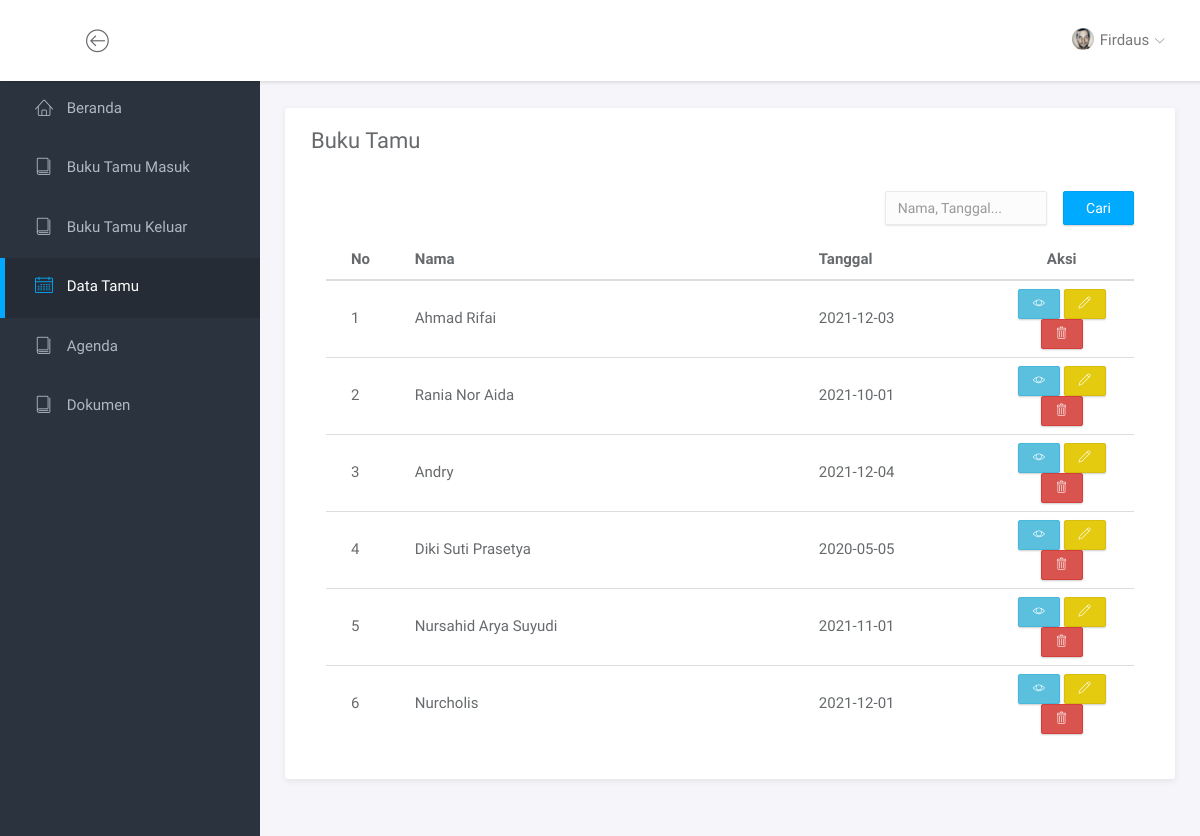
Page /index.php?page=data_tamu (signed in) on the committed database.
### tables this page shows
CREATE TABLE `tabel_buku_tamu` (
    id_tamu INT NOT NULL AUTO_INCREMENT,
    id_user INT NOT NULL,
    id_ruangan INT NOT NULL,
    nomor_identitas VARCHAR(255) NOT NULL,
    nama VARCHAR(255) NOT NULL,
    tanggal DATE NOT NULL,
    jam_masuk TIME NOT NULL,
    jam_keluar TIME NULL,
    alamat VARCHAR(255) NOT NULL,
    nomor_handphone VARCHAR(15) NOT NULL,
    keperluan VARCHAR(255) NOT NULL,
    status_kunjungan ENUM('SEDANG BERKUNJUNG', 'TELAH BERKUNJUNG') NOT NULL,
    kesan_kunjungan TEXT NOT NULL,
    PRIMARY KEY (id_tamu),
    FOREIGN KEY (id_user) REFERENCES tabel_user (id_user),
    FOREIGN KEY (id_ruangan) REFERENCES tabel_ruangan (id_ruangan)
);

### halaman_tampil_data/halaman_data_tamu.php (the view, shortened to what this page needs)
<div class="main">
    <div class="main-content">
        <div class="container-fluid">
            <div class="panel panel-headline">
                <div class="panel-heading">
                    <h3 class="panel-title">Buku Tamu</h3>
                </div>
                <div class="panel-body">
                    <div class="col-md-8">
                    </div>
                    <div class="col-md-4">
                        <form action="" method="POST" style="display: flex; justify-content: end;">
                            <input type="text" name="keyword" placeholder="Nama, Tanggal..." class="form-control" value="<?= isset($_POST['keyword']) ? $_POST['keyword'] : ""; ?>" style="margin-right: 16px;">
                            <button type="submit" name="submit" class="btn btn-primary">Cari</button>
                        </form>
                    </div>
                    <div class="col-md-12" style="margin-top: 16px;">
                        <table class="table table-hover">
                            <thead>
                                <tr>
                                    <th class="col-md-1">No</th>
                                    <th class="col-md-5">Nama</th>
                                    <th class="col-md-2">Tanggal</th>
                                    <th class="col-md-2 text-center">Aksi</th>
                                </tr>
                            </thead>
                            <tbody>
                                <?php
                                require_once "database/koneksi.php";
                                $keyword = isset($_POST['keyword']) ? $_POST['keyword'] : "";
                                $batas = 50;
                                $halaman = isset($_GET['halaman']) ? (int)$_GET['halaman'] : 1;
                                $halaman_awal = ($halaman > 1) ? ($halaman * $batas) - $batas : 0;
                                $data_tamu = $mysqli->query("SELECT * FROM view_buku_tamu WHERE (nama LIKE '%$keyword%' OR tanggal LIKE '%$keyword%') AND status_kunjungan='TELAH BERKUNJUNG' ORDER BY id_tamu DESC LIMIT $halaman_awal, $batas");
                                $no = 1;
                                ?>
                                <?php while ($row = $data_tamu->fetch_assoc()) : ?>
                                    <tr>
                                        <td style="vertical-align: middle;"><?= $no++; ?></td>
                                        <td style="vertical-align: middle;"><?= $row['nama']; ?></td>
                                        <td style="vertical-align: middle;"><?= $row['tanggal']; ?></td>
                                        <td class="text-center">
                                            <a href="index.php?page=detail_tamu&id_tamu=<?= $row['id_tamu']; ?>" class="btn btn-info btn-xs"><span class="lnr lnr-eye"></span></a>
                                            <a href="index.php?page=edit_tamu&id_tamu=<?= $row['id_tamu']; ?>" class="btn btn-warning btn-xs"><span class="lnr lnr-pencil"></span></a>
                                            <a href="index.php?page=delete_tamu&id_tamu=<?= $row['id_tamu']; ?>" class="btn btn-danger btn-xs" onclick="return confirm('Yakin ingin menghapus data ini?')"><span class="lnr lnr-trash"></span></a>
                                        </td>
                                    </tr>
                                <?php endwhile; ?>
                            </tbody>
                        </table>
                    </div>
                    <div class="col-md-12" style="display: flex; justify-content: end;">
                    </div>
                </div>
            </div>
        </div>
    </div>
</div>

### templates/header.php (shortened to what this page needs)
<!doctype html>
<html lang="en">
<head>
	<link rel="stylesheet" href="assets/vendor/bootstrap/css/bootstrap.min.css">
	<link rel="stylesheet" href="assets/vendor/font-awesome/css/font-awesome.min.css">
	<link rel="stylesheet" href="assets/vendor/linearicons/style.css">
	<link rel="stylesheet" href="assets/vendor/chartist/css/chartist-custom.css">
	<link rel="stylesheet" href="assets/css/main.css">
	<link rel="stylesheet" href="assets/css/demo.css">
</head>
<body>
	<div id="wrapper">

### index.php (shortened to what this page needs)
<?php
include_once "templates/header.php";
if (isset($_SESSION['id_user'])) {
    include_once "templates/navbar.php";
    if ($_SESSION['status'] == 'ADMIN') include_once "templates/sidebar/sidebar_admin.php";
    else if ($_SESSION['status'] == 'PETUGAS') include_once "templates/sidebar/sidebar_petugas.php";
    else if ($_SESSION['status'] == 'SEKOLAH') include_once "templates/sidebar/sidebar_sekolah.php";
    if (isset($_GET['page'])) {
        switch ($_GET['page']) {
            case "data_tamu":
                include_once "halaman_tampil_data/halaman_data_tamu.php";
                break;
        }
    } else include_once "beranda.php";
} else include_once "halaman_auth/halaman_login.php";
include_once "templates/footer.php";

### templates/navbar.php (shortened to what this page needs)
<nav class="navbar navbar-default navbar-fixed-top">
    <div class="brand">
    </div>
    <div class="container-fluid">
        <div class="navbar-btn">
            <button type="button" class="btn-toggle-fullwidth"><i class="lnr lnr-arrow-left-circle"></i></button>
        </div>
        <div id="navbar-menu">
            <ul class="nav navbar-nav navbar-right">
                <li class="dropdown">
                    <a href="#" class="dropdown-toggle" data-toggle="dropdown"><img src="assets/img/user.png" class="img-circle" alt="Avatar"> <span><?= $_SESSION['nama']; ?></span> <i class="icon-submenu lnr lnr-chevron-down"></i></a>
                </li>
            </ul>
        </div>
    </div>
</nav>

### templates/sidebar/sidebar_petugas.php
<div id="sidebar-nav" class="sidebar">
    <div class="sidebar-scroll">
        <nav>
            <ul class="nav">
                <li><a href="index.php" class="<?= isset($_GET['page']) ? (($_GET['page'] == "") ? "active" : "")  : "active" ?>"><i class="lnr lnr-home"></i> <span>Beranda</span></a></li>
                <li><a href="index.php?page=buku_tamu_masuk" class="<?= isset($_GET['page']) ? (($_GET['page'] == "buku_tamu_masuk") ? "active" : "")  : "" ?>"><i class="lnr lnr-book"></i> <span>Buku Tamu Masuk</span></a></li>
                <li><a href="index.php?page=buku_tamu_keluar" class="<?= isset($_GET['page']) ? (($_GET['page'] == "buku_tamu_keluar") ? "active" : "")  : "" ?>"><i class="lnr lnr-book"></i> <span>Buku Tamu Keluar</span></a></li>
                <li>
                    <a href="index.php?page=data_tamu" class="
							<?php
                            if (isset($_GET['page'])) {
                                if ($_GET['page'] == "data_tamu") echo "active";
                                else if ($_GET['page'] == "detail_tamu") echo "active";
                                else if ($_GET['page'] == "edit_tamu") echo "active";
                            }
                            ?>"><i class="lnr lnr-calendar-full"></i> <span>Data Tamu</span></a>
                </li>
                <li><a href="index.php?page=data_agenda" class="
                            <?php
                            if (isset($_GET['page'])) {
                                if ($_GET['page'] == "data_agenda") echo "active";
                                else if ($_GET['page'] == "tambah_agenda") echo "active";
                                else if ($_GET['page'] == "edit_agenda") echo "active";
                            }
                            ?>"><i class="lnr lnr-book"></i> <span>Agenda</span></a></li>
                <li><a href="index.php?page=data_dokumen" class="
                            <?php
                            if (isset($_GET['page'])) {
                                if ($_GET['page'] == "data_dokumen") echo "active";
                                else if ($_GET['page'] == "tambah_dokumen") echo "active";
                                else if ($_GET['page'] == "edit_dokumen") echo "active";
                            }
                            ?>"><i class="lnr lnr-book"></i> <span>Dokumen</span></a></li>
            </ul>
        </nav>
    </div>
</div>

### templates/footer.php (shortened to what this page needs)
</div>
</body>
</html>

### rows in the picture
tabel_buku_tamu: nama "Ahmad Rifai", tanggal "2021-12-03"
tabel_buku_tamu: nama "Rania Nor Aida", tanggal "2021-10-01"
tabel_buku_tamu: nama "Andry", tanggal "2021-12-04"
tabel_buku_tamu: nama "Diki Suti Prasetya", tanggal "2020-05-05"
tabel_buku_tamu: nama "Nursahid Arya Suyudi", tanggal "2021-11-01"
tabel_buku_tamu: nama "Nurcholis", tanggal "2021-12-01"

### other values in the picture
$_SESSION['nama'] "Firdaus"
